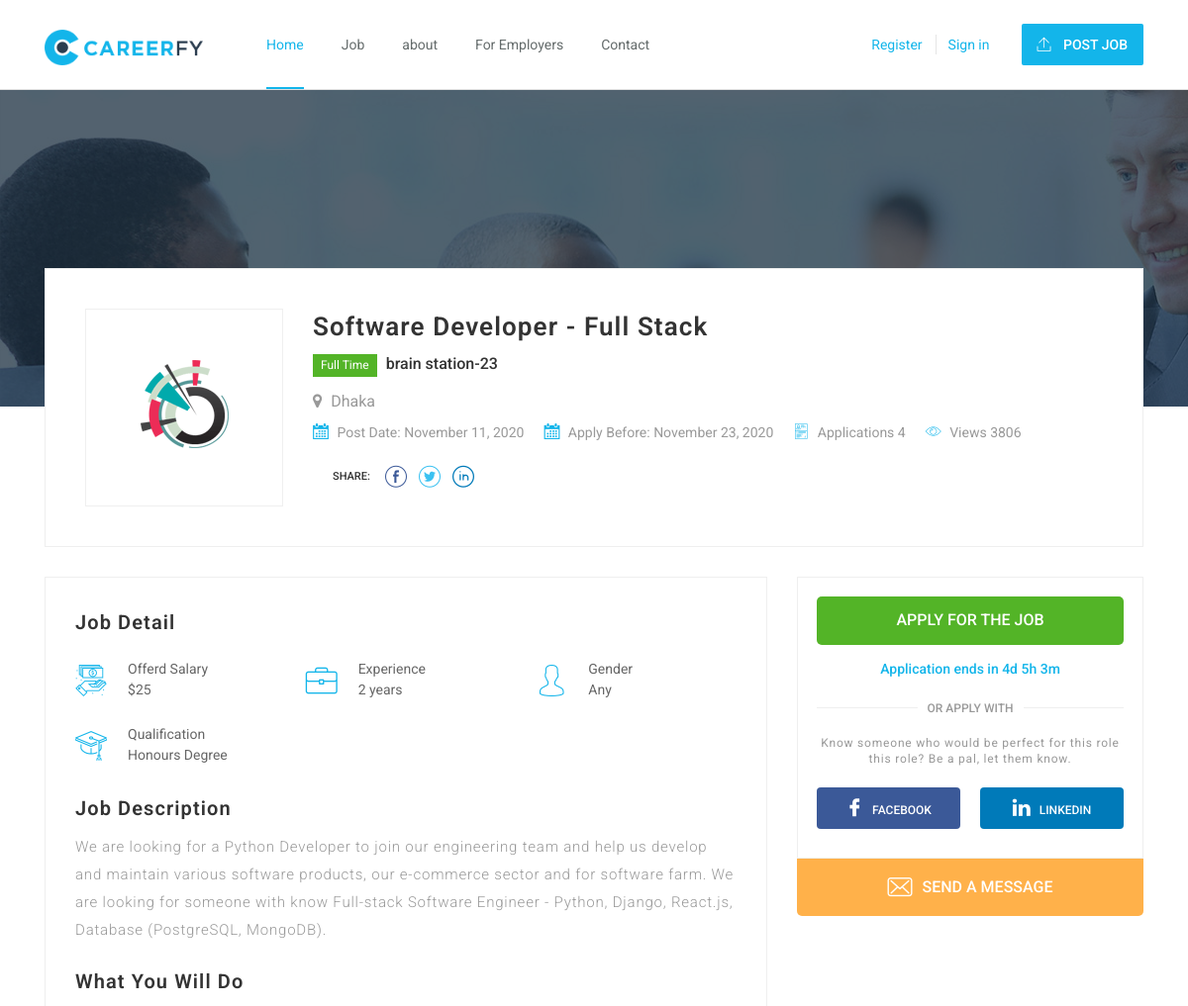
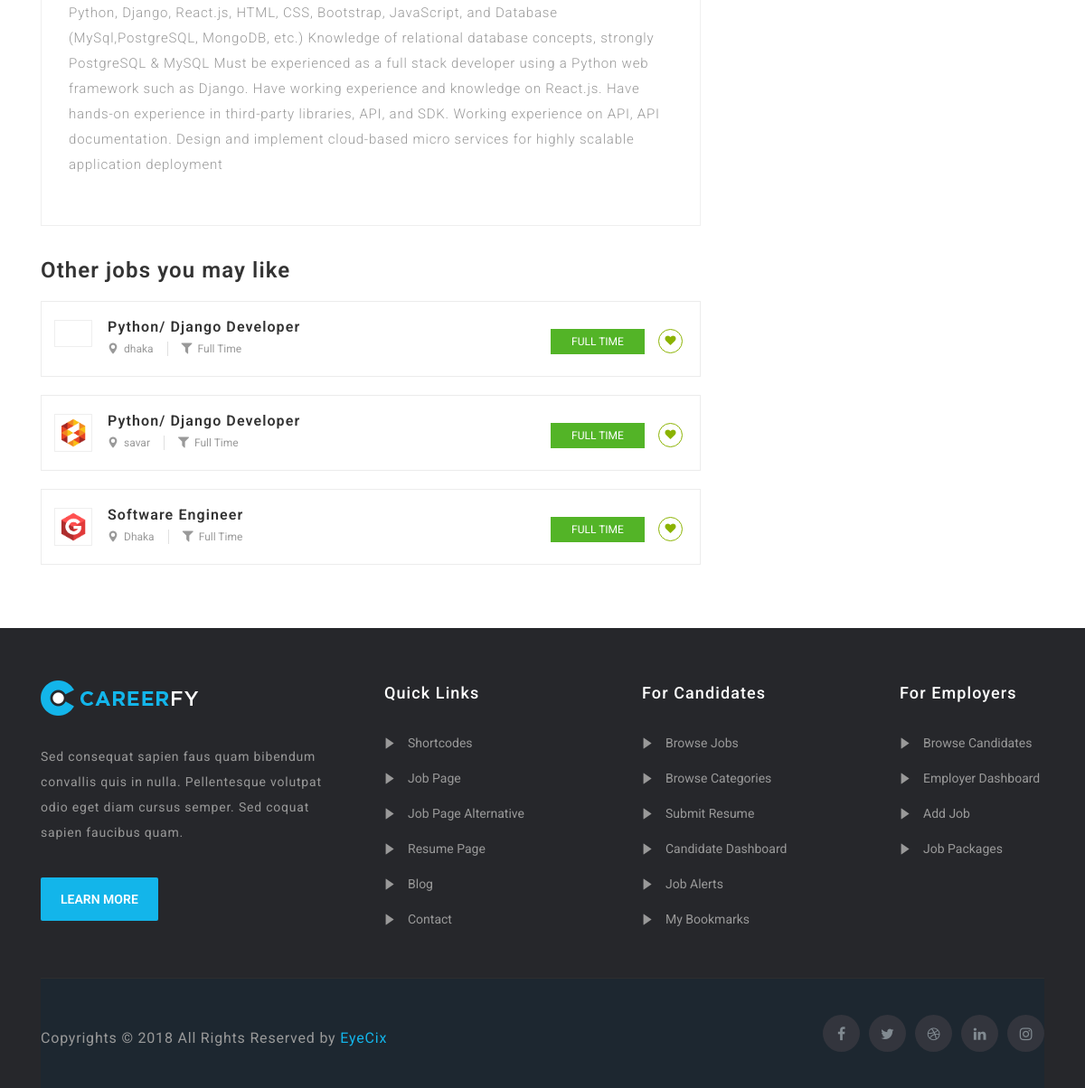
/job-detail/software-developer-full-stack/, run on the app's committed database (2 pictures, top to bottom).
### home/models.py (models this page shows, shortened)
class JobListing(models.Model):
    user = models.ForeignKey(settings.AUTH_USER_MODEL, on_delete=models.CASCADE,
                             null=True, editable=False, blank=True)
    category = models.ManyToManyField(Category)
    title = models.CharField(max_length=100)
    slug = models.SlugField()
    company_name = models.CharField(max_length=200)
    employment_status = models.CharField(choices=JOB_TYPE, max_length=10)
    vacancy = models.CharField(max_length=10, null=True)
    gender = models.CharField(choices=GENDER, max_length=30, null=True)
    description = models.TextField()
    responsibilities = models.TextField()
    experience = models.CharField(max_length=100)
    job_location = models.CharField(max_length=120)
    Salary = models.CharField(max_length=100, null=True, blank=True)
    qualification=models.CharField(choices=QALIFICATION, max_length=30, null=True,blank=True)
    image = models.ImageField(blank=True, upload_to='media', null=True)
    application_deadline = models.DateTimeField()
    published_on = models.DateTimeField(default=timezone.now)
    featured = models.BooleanField()

### home/views.py (the view)
# urls.py: path('job-detail/<slug:slug>/',jobdetails, name='joblist' ),
def jobdetails(request,slug):
    joblist = get_object_or_404(JobListing, slug=slug)
    otherjob = JobListing.objects.filter(featured=True).order_by('-published_on')[0:3]
    context = {
        'joblist': joblist,
        'otherjob':otherjob,
    }
    return render(request,"jobdetails.html",context)

### templates/jobdetails.html (shortened to what this page needs)
   {% extends 'base.html' %}
   {% block content %}
   {% load static %}
    <div class="careerfy-wrapper">
        <div class="careerfy-job-subheader">
            <span class="careerfy-banner-transparent"></span>
            <div class="container">
                <div class="row">
                    <div class="col-md-12">
                    </div>
                </div>
            </div>
        </div>
        <div class="careerfy-main-content">
            <div class="careerfy-main-section">
                <div class="container">
                    <div class="row">
                        <div class="careerfy-column-12">
                            <div class="careerfy-typo-wrap">
                                <figure class="careerfy-jobdetail-list">
                                    <span class="careerfy-jobdetail-listthumb"><img src="{{ joblist.image.url }}" alt=""></span>
                                    <figcaption>
                                        <h2>{{joblist.title}}</h2>
                                        <span><small class="careerfy-jobdetail-type">{{joblist.employment_status}}</small> {{joblist.company_name}}</span>
                                        <ul class="careerfy-jobdetail-options">
                                            <li><i class="fa fa-map-marker"></i> {{joblist.job_location}}</li>
                                            <li><i class="careerfy-icon careerfy-calendar"></i> Post Date: {{joblist.published_on|date:"F d, Y"}}</li>
                                            <li><i class="careerfy-icon careerfy-calendar"></i> Apply Before: {{joblist.application_deadline|date:"F d, Y"}}</li>
                                            <li><i class="careerfy-icon careerfy-summary"></i> Applications 4</li>
                                            <li><a href="#"><i class="careerfy-icon careerfy-view"></i> Views 3806</a></li>
                                        </ul>
                                        <ul class="careerfy-jobdetail-media">
                                            <li><span>Share:</span></li>
                                            <li><a href="#" data-original-title="facebook" class="careerfy-icon careerfy-facebook-logo-in-circular-button-outlined-social-symbol"></a></li>
                                            <li><a href="#" data-original-title="twitter" class="careerfy-icon careerfy-twitter-circular-button"></a></li>
                                            <li><a href="#" data-original-title="linkedin" class="careerfy-icon careerfy-linkedin"></a></li>
                                        </ul>
                                    </figcaption>
                                </figure>
                            </div>
                        </div>
                        <div class="careerfy-column-8">
                            <div class="careerfy-typo-wrap">
                                <div class="careerfy-jobdetail-content">
                                    <div class="careerfy-content-title"><h2>Job Detail</h2></div>
                                    <div class="careerfy-jobdetail-services">
                                        <ul class="careerfy-row">
                                            <li class="careerfy-column-4">
                                                <i class="careerfy-icon careerfy-salary"></i>
                                                <div class="careerfy-services-text">Offerd Salary <small>${{joblist.Salary}}</small></div>
                                            </li>
                                            <li class="careerfy-column-4">
                                                <i class="careerfy-icon careerfy-briefcase"></i>
                                                <div class="careerfy-services-text">Experience <small> {{joblist.experience}} years </small></div>
                                            </li>
                                            <li class="careerfy-column-4">
                                                <i class="careerfy-icon careerfy-user"></i>
                                                <div class="careerfy-services-text">Gender <small>{{joblist.gender}}</small></div>
                                            </li>
                                            <li class="careerfy-column-4">
                                                <i class="careerfy-icon careerfy-mortarboard"></i>
                                                <div class="careerfy-services-text">Qualification <small>{{joblist.qualification}} Degree</small></div>
                                            </li>
                                        </ul>
                                    </div>
                                    <div class="careerfy-content-title"><h2>Job Description</h2></div>
                                    <div class="careerfy-description">
                                        <p>{{joblist.description}}</p>
                                    </div>
                                    <div class="careerfy-content-title"><h2>What You Will Do</h2></div>
                                    <div class="careerfy-description">
                                        <p>{{joblist.responsibilities}}</p>
                                    </div>
                                </div>
                                <div class="careerfy-section-title"><h2>Other jobs you may like</h2></div>
                                <div class="careerfy-job careerfy-joblisting-classic careerfy-jobdetail-joblisting">
                                    {% for list in otherjob %}
                                    <ul class="careerfy-row">
                                        <li class="careerfy-column-12">
                                            <div class="careerfy-joblisting-classic-wrap">
                                                <figure><a href="#"><img src="{{ list.image.url }}" alt=""></a></figure>
                                                <div class="careerfy-joblisting-text">
                                                    <div class="careerfy-list-option">
                                                        <h2><a href="#">{{list.title}}</a> </h2>
                                                        <ul>
                                                            <li><i class="careerfy-icon careerfy-maps-and-flags"></i>{{list.job_location}}</li>
                                                            <li><i class="careerfy-icon careerfy-filter-tool-black-shape"></i>{{list.employment_status}}</li>
                                                        </ul>
                                                    </div>
                                                    <div class="careerfy-job-userlist">
                                                        <a href="#" class="careerfy-option-btn">{{list.employment_status}}</a>
                                                        <a href="#" class="careerfy-job-like"><i class="fa fa-heart"></i></a>
                                                    </div>
                                                <div class="clearfix"></div>
                                                </div>
                                            </div>
                                        </li>
                                    </ul>
                                    {% endfor %}
                                </div>
                            </div>
                        </div>
                        <aside class="careerfy-column-4">
                            <div class="careerfy-typo-wrap">
                                <div class="widget widget_apply_job">
                                    <div class="widget_apply_job_wrap">
                                        <a href="{% url 'apply' %}" class="careerfy-applyjob-btn">Apply for the job</a>
                                        <span>Application ends in 4d 5h 3m</span>
                                        <div class="careerfy-applywith-title"><small>OR apply with</small></div>
                                        <p>Know someone who would be perfect for  this role this role? Be a pal, let them know.</p>
                                        <ul>
                                            <li><a href="#"><i class="careerfy-icon careerfy-facebook-logo-1"></i> Facebook</a></li>
                                            <li><a href="#"><i class="careerfy-icon careerfy-linkedin-logo"></i> LinkedIn</a></li>
                                        </ul>
                                    </div>
                                    <a href="#" class="careerfy-sendmessage-btn"><i class="careerfy-icon careerfy-envelope"></i> Send a message</a>
                                </div>
                            </div>
                        </aside>
                    </div>
                </div>
            </div>
        </div>
    </div>
{% endblock %}

### staticfiles/static/css/color.css (style rules this page uses)
.careerfy-color,.careerfy-colorhover:hover,.navbar-nav > li:hover > a,.navbar-nav > li.active > a,.navbar-nav .sub-menu > li:hover > a,.widget_nav_manu ul li:hover a,.widget_nav_manu ul li:hover a:before, .categories-list ul li i,li:hover .careerfy-blog-grid-text h2 a,li:hover .careerfy-read-more,.careerfy-filterable ul li:hover a,.careerfy-job-tag a,.careerfy-list-option ul li a,.careerfy-jobdetail-postinfo, .careerfy-jobdetail-options li i,.careerfy-jobdetail-btn,.careerfy-jobdetail-services i,.careerfy-list-style-icon li i,.widget_view_jobs_btn,.careerfy-employer-list small,.careerfy-employer-list-btn, .careerfy-employer-grid figcaption small,.careerfy-fileUpload span,.careerfy-managejobs-appli,.careerfy-transactions-tbody small,.careerfy-resumes-subtitle a,.careerfy-employer-confitmation a, .careerfy-candidate-default-text h2 i,.careerfy-candidate-default-btn,.careerfy-candidate-grid figure figcaption p a,.jobsearch_candidate_info p a,.careerfy-candidate-download-btn, .careerfy-employer-dashboard-nav ul li:hover a,.careerfy-employer-dashboard-nav ul li.active a,.careerfy-candidate-savedjobs tbody td span,.careerfy-cvupload-file span,.careerfy-modal .modal-close:hover, .careerfy-box-title span,.careerfy-user-form-info p a,.careerfy-services-classic span i,.widget_faq ul li:hover a,.grab-classic-priceplane ul li.active i,.careerfy-classic-priceplane.active .careerfy-classic-priceplane-btn, .careerfy-plain-services i,.careerfy-packages-priceplane ul li i,.careerfy-additional-priceplane-btn,.contact-service i,.careerfy-filterable ul li:hover a i, .careerfy-company-name a { color: #13b5ea; }

### staticfiles/static/style.css (style rules this page uses)
* { margin: 0; padding: 0; -webkit-box-sizing: border-box; -moz-box-sizing: border-box; box-sizing: border-box; }
body { background-color: #ffffff; color: #999999; font-family: 'Roboto', sans-serif; font-size: 14px; line-height: 24px; }
body h1, body h2, body h3, body h4, body h5, body h6 { color: #333333; font-family: 'Roboto', sans-serif; font-style: normal; line-height: 1.5; letter-spacing: 1.1px; margin: 0 0 8px; }
h2 { font-size: 24px; }
h1 a, h2 a, h3 a, h4 a, h5 a, h6 a { color: #333333; }
p { line-height: 28px; letter-spacing: 0.8px; margin-bottom: 10px; }
a { color: #333333; text-decoration: none; }
ul { margin-bottom: 0; }
figure { margin-bottom: 6px; position: relative; }
img { height: auto; max-width: 100%; }
li { line-height: 28px; list-style: inside none disc; }
ul ul { margin-left: 20px; }
.careerfy-main-section { position: relative; }
.careerfy-main-content,.jobsearch-main-content { padding: 50px 0px 10px 0px; }
.careerfy-main-content,.careerfy-main-section, .jobsearch-main-content,.jobsearch-main-section { float: left; width: 100%; }
.careerfy-banner-transparent { background-color: #1e3142; opacity: 0.76; position: absolute; left: 0px; top: 0px; width: 100%; height: 100%; }
.careerfy-about-address,.careerfy-about-address li,.careerfy-description { float: left; width: 100%; }

### data on the page
JobListing: image (picture), title "Software Developer - Full Stack", employment_status "Full Time", company_name "brain station-23", job_location "Dhaka", published_on "November 11, 2020", application_deadline "November 23, 2020", Salary "25", experience "2", gender "Any", qualification "Honours", description "We are looking for a Python Developer to join our engineering team and help us develop and maintain various software products, our e-commerce sector and for software farm. We are looking for someone with know Full-stack Software Engineer - Python, Django, React.js, Database (PostgreSQL, MongoDB).", responsibilities "Python, Django, React.js, HTML, CSS, Bootstrap, JavaScript, and Database (MySql,PostgreSQL, MongoDB, etc.) Knowledge of relational database concepts, strongly PostgreSQL & MySQL Must be experienced as a full stack developer using a Python web framework such as Django. Have working experience and knowledge on React.js. Have hands-on experience in third-party libraries, API, and SDK. Working experience on API, API documentation. Design and implement cloud-based micro services for highly scalable application deployment"
JobListing: title "Python/ Django Developer", job_location "dhaka", employment_status "Full Time", employment_status "FULL TIME"
JobListing: image (picture), title "Python/ Django Developer", job_location "savar", employment_status "Full Time", employment_status "FULL TIME"
JobListing: image (picture), title "Software Engineer", job_location "Dhaka", employment_status "Full Time", employment_status "FULL TIME"
